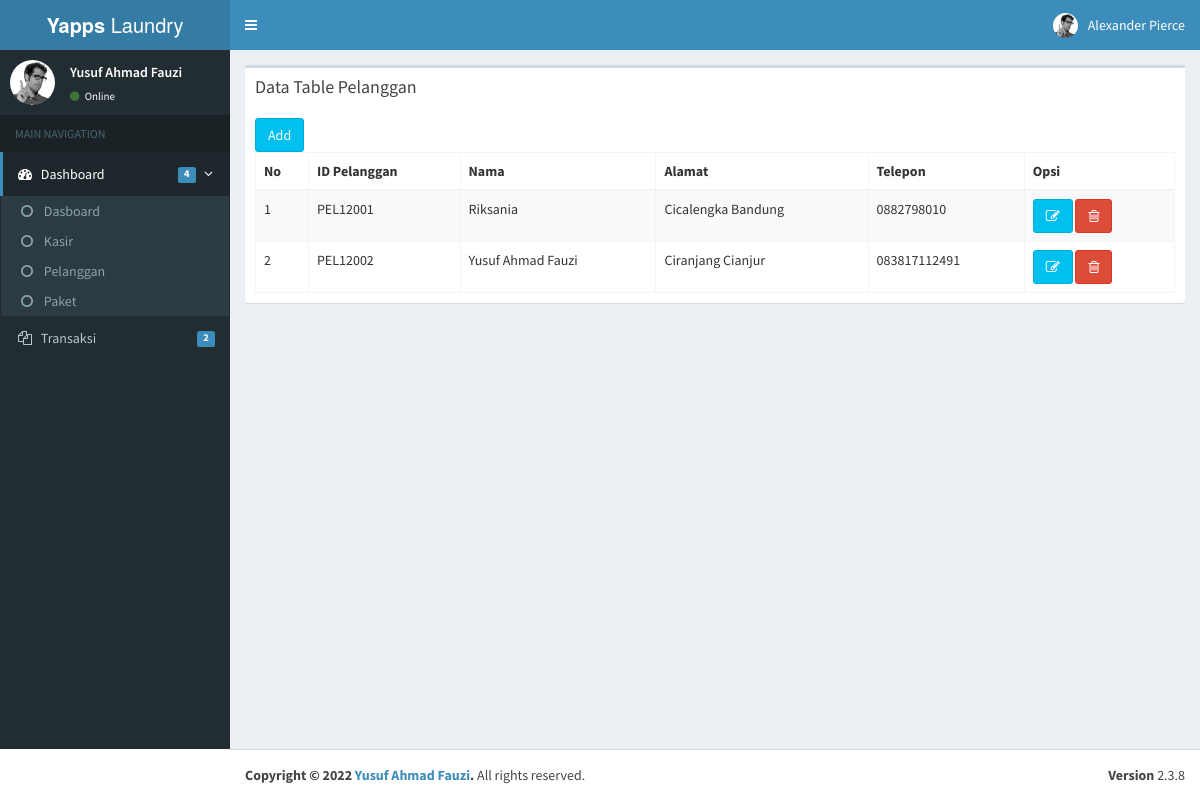
Page /page/Pelanggan/tampil.php on the committed database.
### tables this page shows
CREATE TABLE `tb_pelanggan` (
  `id_pelanggan` varchar(11) NOT NULL,
  `nm_pel` varchar(50) NOT NULL,
  `alamat` varchar(50) NOT NULL,
  `hp` varchar(13) NOT NULL
);

### page/database.php (called while the page is built, shortened)
<?php
class database{
    var $host = "localhost";
    var $username = "root";
    var $password = "";
    var $database = "laundry";
    var $koneksi = "";
    function __construct(){
        $this->koneksi = mysqli_connect($this->host, $this->username,
         $this->password, $this->database);
    }
    function tampil_data(){
        $data = mysqli_query($this->koneksi, "select*from tb_pelanggan");
        while($row = mysqli_fetch_array($data)){
            $hasil[] = $row;
        }
        return $hasil;
    }
}
?>

### page/Pelanggan/tampil.php (the view, shortened to what this page needs)
<?php
include '../database.php';
$db = new database();
?>
<!DOCTYPE html>
<html>
<head>
  <link rel="stylesheet" href="../../bootstrap/css/bootstrap.min.css">
  <link rel="stylesheet" href="https://cdnjs.cloudflare.com/ajax/libs/font-awesome/4.5.0/css/font-awesome.min.css">
  <link rel="stylesheet" href="https://cdnjs.cloudflare.com/ajax/libs/ionicons/2.0.1/css/ionicons.min.css">
  <link rel="stylesheet" href="../../dist/css/AdminLTE.min.css">
  <link rel="stylesheet" href="../../dist/css/skins/_all-skins.min.css">
</head>
<body class="hold-transition skin-blue sidebar-mini">
<div class="wrapper">
  <header class="main-header">
    <a href="../../index2.html" class="logo">
      <span class="logo-lg"><b>Yapps </b>Laundry</span>
    </a>
    <nav class="navbar navbar-static-top">
      <a href="#" class="sidebar-toggle" data-toggle="offcanvas" role="button">
      </a>
      <div class="navbar-custom-menu">
        <ul class="nav navbar-nav">
          <li class="dropdown user user-menu">
            <a href="#" class="dropdown-toggle" data-toggle="dropdown">
              <img src="../../dist/img/user2-160x160.jpg" class="user-image" alt="User Image">
              <span class="hidden-xs">Alexander Pierce</span>
            </a>
          </li>
        </ul>
      </div>
    </nav>
  </header>
  <aside class="main-sidebar">
    <section class="sidebar">
      <div class="user-panel">
        <div class="pull-left image">
          <img src="../../dist/img/user2-160x160.jpg" class="img-circle" alt="User Image">
        </div>
        <div class="pull-left info">
          <p>Yusuf Ahmad Fauzi</p>
          <a href="#"><i class="fa fa-circle text-success"></i> Online</a>
        </div>
      </div>
      <ul class="sidebar-menu">
        <li class="header">MAIN NAVIGATION</li>
        <li class="active treeview">
          <a href="#">
            <i class="fa fa-dashboard"></i> <span>Dashboard</span>
            <span class="pull-right-container">
              <i class="fa fa-angle-left pull-right"></i>
              <span class="label label-primary pull-right">4</span>
            </span>
          </a>
          <ul class="treeview-menu">
            <li><a href="../../tampil.php"><i class="fa fa-circle-o"></i> Dasboard</a></li>
            <li><a href="../Kasir/tampil.php"><i class="fa fa-circle-o"></i> Kasir</a></li>
            <li><a href="tampil.php"><i class="fa fa-circle-o"></i> Pelanggan</a></li>
            <li><a href="../Paket/tampil.php"><i class="fa fa-circle-o"></i> Paket</a></li>
          </ul>
        </li>
        <li class="treeview">
          <a href="#">
            <i class="fa fa-files-o"></i>
            <span>Transaksi</span>
            <span class="pull-right-container">
              <span class="label label-primary pull-right">2</span>
            </span>
          </a>
        </li>
        </ul>
    </section>
  </aside>
  <div class="content-wrapper">
    <section class="content-header">
    <div class="box">
            <div class="box-header">
              <h3 class="box-title">Data Table Pelanggan</h3>
            </div>
            <div class="box-body">
              <table id="example1" class="table table-bordered table-striped">
                <thead>
                <a href = "forminput.php" class="btn btn-info"></i> Add</a>
                <th>No</th>
                <th>ID Pelanggan</th>
                <th>Nama</th>
                <th>Alamat</th>
                <th>Telepon</th>
                <th>Opsi</th>
                </thead>
                <tbody>
                <?php
                $no = 1;
                foreach ($db->tampil_data() as $x){
                ?>
                <tr>
                <td><?php echo $no++; ?></td>
                <td><?php echo $x['id_pelanggan']; ?></td>
                <td><?php echo $x['nm_pel']; ?></td>
                <td><?php echo $x['alamat']; ?></td>
                <td><?php echo $x['hp']; ?></td>
                <td>
                <a class="btn btn-info"href="edit.php?id=<?php echo $x['id_pelanggan']; ?>&aksi=edit"><i class="fa fa-edit"></i></a>
                <a class="btn btn-danger" href="../inputdata.php?action=delete&id=<?php echo $x['id_pelanggan']; ?>"><i class="fa  fa-trash-o"></i></a>
                </td>
              </tr>
              <?php } ?>
              </table>
            </div>
          </div>
          </div>
      </div>
  <footer class="main-footer">
    <div class="pull-right hidden-xs">
      <b>Version</b> 2.3.8
    </div>
    <strong>Copyright &copy; 2022 <a href="">Yusuf Ahmad Fauzi</a>.</strong> All rights
    reserved.
  </footer>
</body>
</html>

### rows in the picture
tb_pelanggan: id_pelanggan "PEL12001", nm_pel "Riksania", alamat "Cicalengka Bandung", hp "0882798010"
tb_pelanggan: id_pelanggan "PEL12002", nm_pel "Yusuf Ahmad Fauzi", alamat "Ciranjang Cianjur", hp "083817112491"
